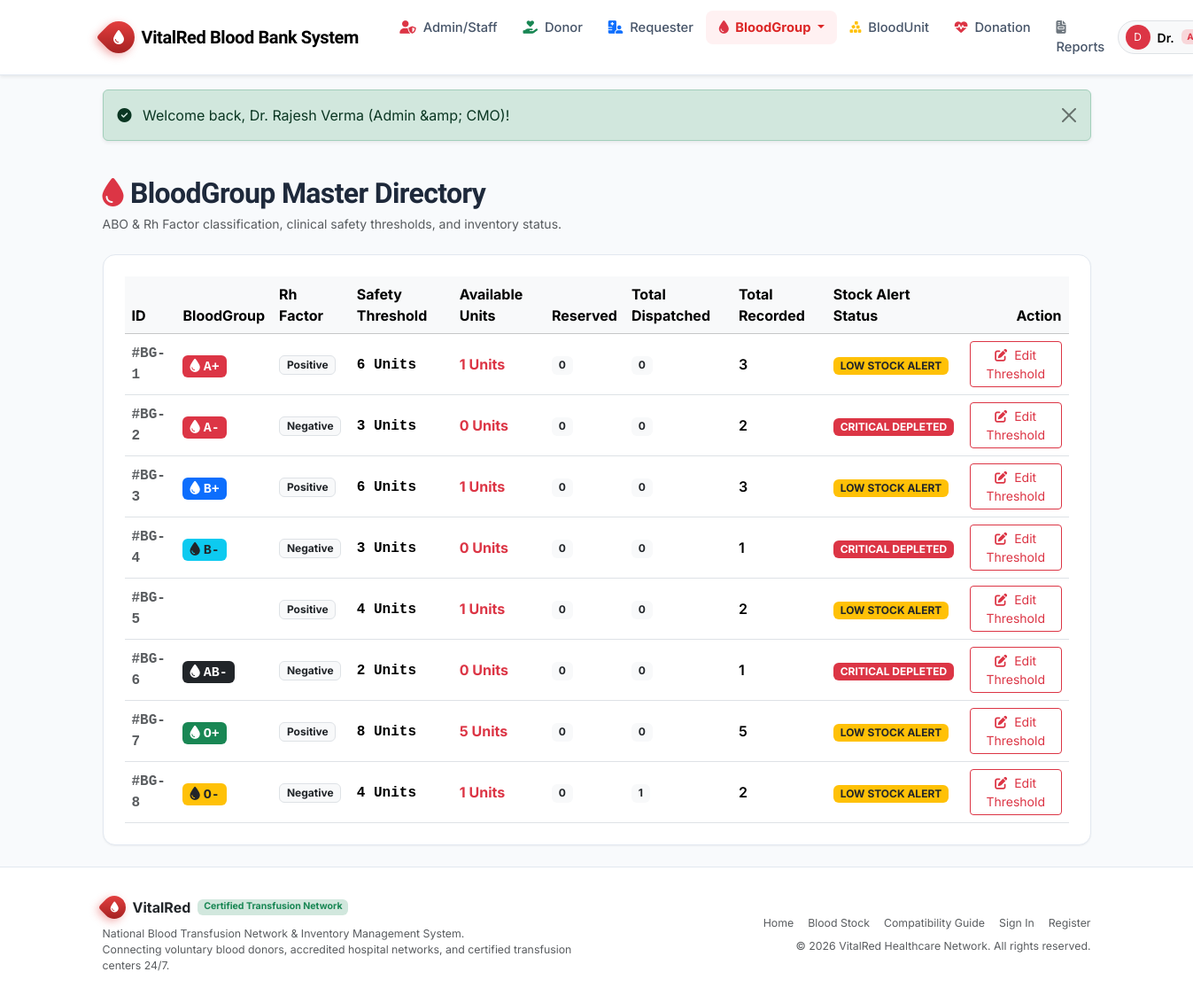
The app's page /admin/blood_groups.php (signed in) with its own data.
### tables this page shows
CREATE TABLE blood_groups (
    blood_group_id INT AUTO_INCREMENT PRIMARY KEY,
    group_name VARCHAR(5) NOT NULL UNIQUE,       
    rh_factor ENUM('Positive', 'Negative') NOT NULL,
    critical_threshold INT NOT NULL DEFAULT 5,   
    description VARCHAR(255) NULL
);

### admin/blood_groups.php (the view, shortened to what this page needs)
<?php
require_once __DIR__ . '/../includes/auth_helper.php';
$sql = "SELECT bg.*,
               COUNT(CASE WHEN bu.status = 'available' AND bu.expiry_date >= CURDATE() THEN bu.unit_id END) AS available_units,
               COUNT(CASE WHEN bu.status = 'reserved' THEN bu.unit_id END) AS reserved_units,
               COUNT(CASE WHEN bu.status = 'issued' THEN bu.unit_id END) AS total_issued,
               COUNT(bu.unit_id) AS total_units,
               CASE
                   WHEN COUNT(CASE WHEN bu.status = 'available' AND bu.expiry_date >= CURDATE() THEN bu.unit_id END) = 0 THEN 'CRITICAL DEPLETED'
                   WHEN COUNT(CASE WHEN bu.status = 'available' AND bu.expiry_date >= CURDATE() THEN bu.unit_id END) < bg.critical_threshold THEN 'LOW STOCK ALERT'
                   ELSE 'OPTIMAL'
               END AS stock_status
        FROM blood_groups bg
        LEFT JOIN blood_units bu ON bg.blood_group_id = bu.blood_group_id
        GROUP BY bg.blood_group_id, bg.group_name, bg.rh_factor, bg.critical_threshold
        ORDER BY bg.blood_group_id ASC";
$groups = $pdo->query($sql)->fetchAll();
require_once __DIR__ . '/../includes/header.php';
?>
<div class="container py-4">
    <div class="d-flex flex-wrap justify-content-between align-items-center mb-4 gap-3">
        <div>
            <h2 class="fw-bold mb-1"><i class="fa-solid fa-droplet text-danger me-2"></i>BloodGroup Master Directory</h2>
            <p class="text-muted small mb-0">ABO &amp; Rh Factor classification, clinical safety thresholds, and inventory status.</p>
        </div>
    </div>
    <div class="vr-card p-4">
        <div class="table-responsive">
            <table class="table table-hover align-middle mb-0">
                <thead class="table-light">
                    <tr>
                        <th>ID</th>
                        <th>BloodGroup</th>
                        <th>Rh Factor</th>
                        <th>Safety Threshold</th>
                        <th>Available Units</th>
                        <th>Reserved</th>
                        <th>Total Dispatched</th>
                        <th>Total Recorded</th>
                        <th>Stock Alert Status</th>
                        <th class="text-end">Action</th>
                    </tr>
                </thead>
                <tbody>
                    <?php foreach ($groups as $g): ?>
                        <?php
                            $status_class = $g['stock_status'] === 'CRITICAL DEPLETED' ? 'bg-danger text-white' : ($g['stock_status'] === 'LOW STOCK ALERT' ? 'bg-warning text-dark' : 'bg-success text-white');
                        ?>
                        <tr>
                            <td class="font-monospace fw-bold text-muted">#BG-<?= $g['blood_group_id'] ?></td>
                            <td>
                                <div class="d-flex align-items-center gap-2">
                                    <span class="fs-5 fw-bold"><?= get_blood_badge($g['group_name']) ?></span>
                                </div>
                            </td>
                            <td><span class="badge bg-light text-dark border"><?= e($g['rh_factor']) ?></span></td>
                            <td>
                                <span class="fw-bold font-monospace"><?= e($g['critical_threshold']) ?> Units</span>
                            </td>
                            <td>
                                <span class="fw-bold fs-6 <?= $g['available_units'] < $g['critical_threshold'] ? 'text-danger' : 'text-success' ?>">
                                    <?= e($g['available_units']) ?> Units
                                </span>
                            </td>
                            <td><span class="badge bg-light text-dark"><?= e($g['reserved_units']) ?></span></td>
                            <td><span class="badge bg-light text-dark"><?= e($g['total_issued']) ?></span></td>
                            <td class="fw-semibold"><?= e($g['total_units']) ?></td>
                            <td>
                                <span class="badge <?= $status_class ?> px-2 py-1">
                                    <?= e($g['stock_status']) ?>
                                </span>
                            </td>
                            <td class="text-end">
                                <button class="btn btn-outline-danger btn-sm" data-bs-toggle="modal" data-bs-target="#editModal<?= $g['blood_group_id'] ?>">
                                    <i class="fa-solid fa-pen-to-square me-1"></i> Edit Threshold
                                </button>
                            </td>
                        </tr>
                    <?php endforeach; ?>
                </tbody>
            </table>
        </div>
    </div>
</div>
<?php require_once __DIR__ . '/../includes/footer.php'; ?>

### includes/auth_helper.php (shortened to what this page needs)
<?php
function e($string) {
    return htmlspecialchars((string)($string ?? ''), ENT_QUOTES, 'UTF-8');
}
function get_blood_badge(string $group): string {
    $colors = [
        'A+' => 'bg-danger text-white',
        'A-' => 'bg-danger text-white',
        'B+' => 'bg-primary text-white',
        'B-' => 'bg-info text-dark',
        'AB+' => 'bg-purple text-white',
        'AB-' => 'bg-dark text-white',
        'O+' => 'bg-success text-white',
        'O-' => 'bg-warning text-dark'
    ];
    $cls = $colors[$group] ?? 'bg-secondary text-white';
    return '<span class="badge ' . $cls . ' px-2 py-1 font-monospace"><i class="fa-solid fa-droplet me-1"></i>' . e($group) . '</span>';
}

### assets/css/style.css (style rules this page uses)
:root { --primary-red: #dc2626; --primary-red-hover: #b91c1c; --primary-red-dark: #991b1b; --primary-red-light: #fee2e2; --primary-red-ultra-light: #fff1f2; --accent-emerald: #059669; --accent-blue: #2563eb; --accent-purple: #7c3aed; --dark-slate: #0f172a; --card-slate: #1e293b; --border-color: #e2e8f0; --body-bg: #f8fafc; --text-main: #1e293b; --text-muted: #64748b; --font-heading: 'Plus Jakarta Sans', system-ui, -apple-system, sans-serif; --font-body: 'Inter', system-ui, -apple-system, sans-serif; --shadow-sm: 0 1px 2px 0 rgb(0 0 0 / 0.05); --shadow-md: 0 4px 6px -1px rgb(0 0 0 / 0.08), 0 2px 4px -2px rgb(0 0 0 / 0.05); --shadow-lg: 0 10px 15px -3px rgb(0 0 0 / 0.08), 0 4px 6px -4px rgb(0 0 0 / 0.04); --shadow-xl: 0 20px 25px -5px rgb(0 0 0 / 0.1), 0 8px 10px -6px rgb(0 0 0 / 0.05); }
body { font-family: var(--font-body); background-color: var(--body-bg); color: var(--text-main); min-height: 100vh; display: flex; flex-direction: column; }
h1, h2, h3, h4, h5, h6, .navbar-brand { font-family: var(--font-heading); font-weight: 700; letter-spacing: -0.02em; }
.vr-card { background: #ffffff; border: 1px solid var(--border-color); border-radius: 14px; box-shadow: var(--shadow-sm); transition: transform 0.2s ease, box-shadow 0.2s ease; overflow: hidden; }

### records on screen
blood_groups: blood_group_id "1", group_name "A+", rh_factor "Positive", critical_threshold "6", available_units "1", reserved_units "0", total_issued "0", total_units "3", stock_status "LOW STOCK ALERT"
blood_groups: blood_group_id "2", group_name "A-", rh_factor "Negative", critical_threshold "3", available_units "0", reserved_units "0", total_issued "0", total_units "2", stock_status "CRITICAL DEPLETED"
blood_groups: blood_group_id "3", group_name "B+", rh_factor "Positive", critical_threshold "6", available_units "1", reserved_units "0", total_issued "0", total_units "3", stock_status "LOW STOCK ALERT"
blood_groups: blood_group_id "4", group_name "B-", rh_factor "Negative", critical_threshold "3", available_units "0", reserved_units "0", total_issued "0", total_units "1", stock_status "CRITICAL DEPLETED"
blood_groups: blood_group_id "5", rh_factor "Positive", critical_threshold "4", available_units "1", reserved_units "0", total_issued "0", total_units "2", stock_status "LOW STOCK ALERT"
blood_groups: blood_group_id "6", group_name "AB-", rh_factor "Negative", critical_threshold "2", available_units "0", reserved_units "0", total_issued "0", total_units "1", stock_status "CRITICAL DEPLETED"
blood_groups: blood_group_id "7", group_name "O+", rh_factor "Positive", critical_threshold "8", available_units "5", reserved_units "0", total_issued "0", total_units "5", stock_status "LOW STOCK ALERT"
blood_groups: blood_group_id "8", group_name "O-", rh_factor "Negative", critical_threshold "4", available_units "1", reserved_units "0", total_issued "1", total_units "2", stock_status "LOW STOCK ALERT"

### other values on screen
substr($current_user['full_name'], 0, 1) "D"
explode(' ', $current_user['full_name'])[0] "Dr."
$flash['message'] "Welcome back, Dr. Rajesh Verma (Admin &amp; CMO)!"
